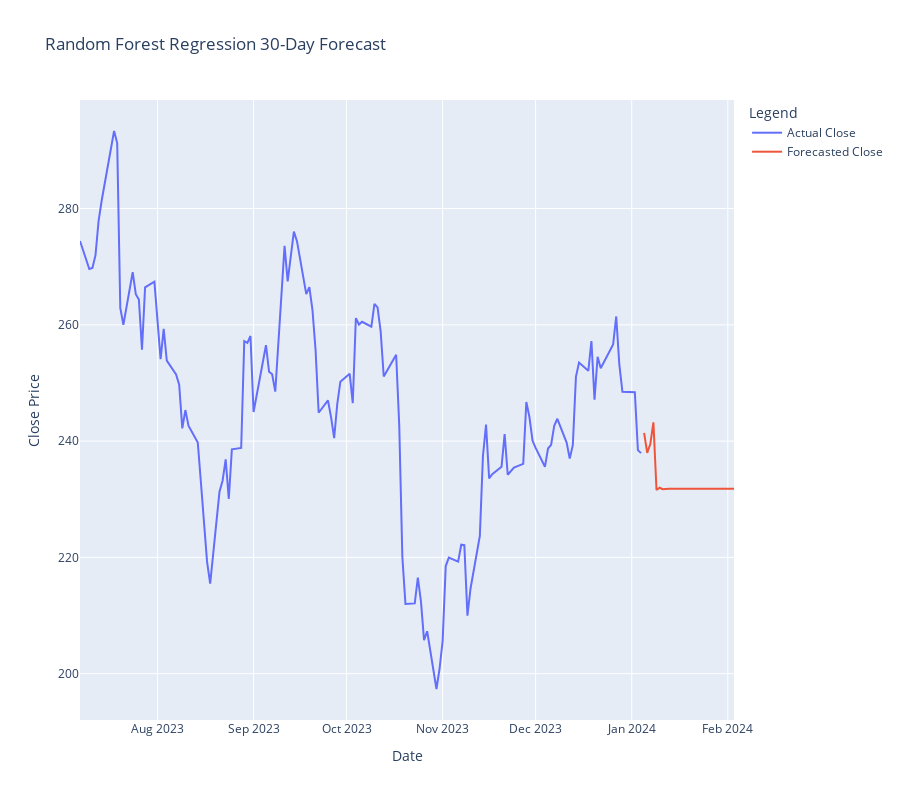

Source (notebook cell):
### Code cell
import pandas as pd
import numpy as np
from sklearn.ensemble import RandomForestRegressor
import plotly.graph_objects as go

# Load the data
file_path = r'C:\Users\emili\Downloads\Forecasting_Stocks_LSTM_Sentiment_Transformer_Federated_Learning\LSTM_Simple_Comparative_Analysis\Updated Version\TSLA.csv'
data = pd.read_csv(file_path)
data = data.tail(127)

# Convert 'Date' to datetime and sort by date
data['Date'] = pd.to_datetime(data['Date'])
data.sort_values('Date', inplace=True)

# Feature Engineering: Creating lag features to capture temporal relationships
data['Previous_Close'] = data['Close'].shift(1)
data.dropna(inplace=True)  # Drop the first row that now contains NaN

# Split the dataset into training part and keep the last part for forecasting
X = data[['Previous_Close']]
y = data['Close']

# Using all available data for training since we want to forecast future unseen data
model = RandomForestRegressor(n_estimators=100, random_state=42)
model.fit(X, y)

# Forecasting the next 30 days
last_known_price = data['Close'].iloc[-1]
forecast = []
current_feature = last_known_price

for _ in range(30):
    # Predict the next day
    next_day_prediction = model.predict([[current_feature]])
    forecast.append(next_day_prediction[0])
    # Use the prediction as the feature for the next prediction
    current_feature = next_day_prediction[0]

# Creating a DataFrame for the forecasted values
forecast_dates = pd.date_range(start=data['Date'].iloc[-1] + pd.Timedelta(days=1), periods=30)
forecast_df = pd.DataFrame({'Date': forecast_dates, 'Forecasted_Close': forecast})

# Visualizing the predictions along with the actual data
fig = go.Figure()

# Actual data plot
fig.add_trace(go.Scatter(x=data['Date'], y=data['Close'], mode='lines', name='Actual Close'))

# Forecasted data plot
fig.add_trace(go.Scatter(x=forecast_df['Date'], y=forecast_df['Forecasted_Close'], mode='lines', name='Forecasted Close'))

# Update layout
fig.update_layout(
    title="Random Forest Regression 30-Day Forecast",
    xaxis_title='Date',
    yaxis_title='Close Price',
    legend_title='Legend',
    height=800
)

fig.show()
